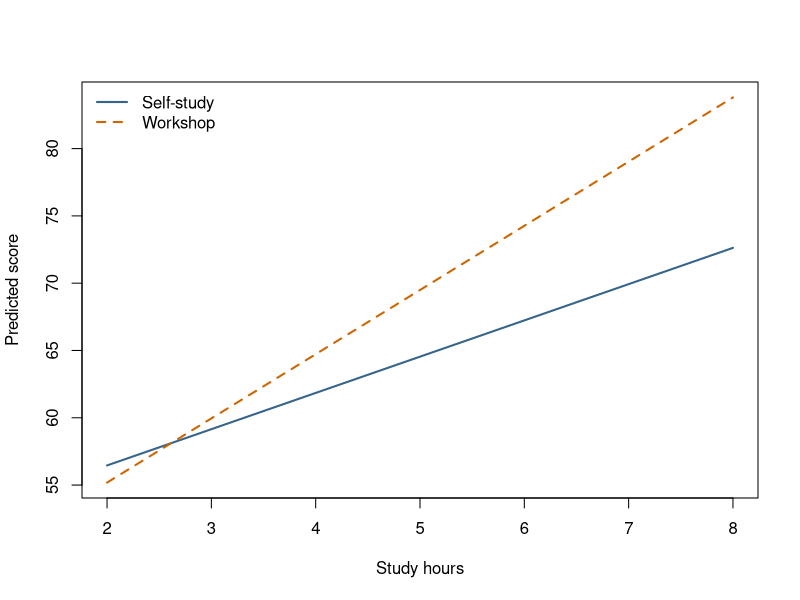
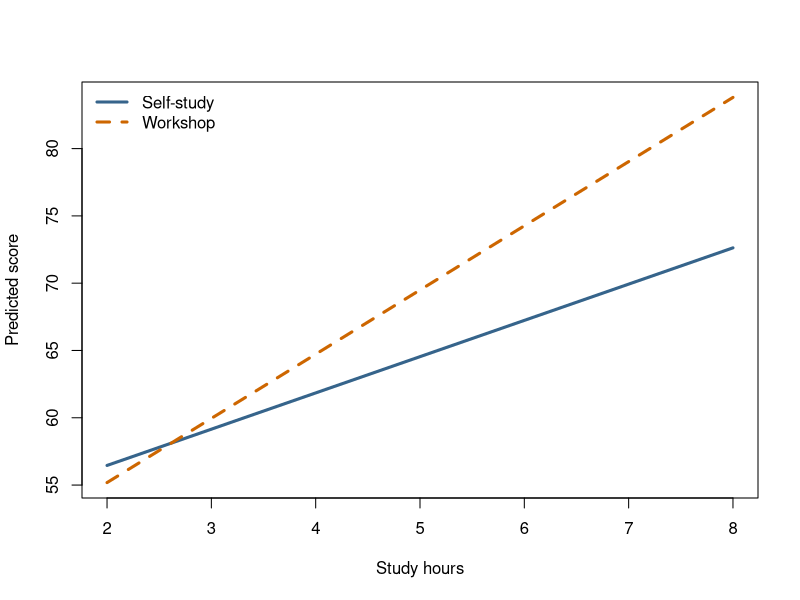

These charts were generated, in order, by the following R code:
## ---- chunk 1
#| label: ex-interaction-data
set.seed(2026)

students <- data.frame(
  hours = runif(120, min = 1, max = 9),
  method = factor(
    rep(c("Self-study", "Workshop"), each = 60),
    levels = c("Self-study", "Workshop")
  )
)

students$hours_centered <- students$hours - 5
workshop <- as.numeric(students$method == "Workshop")

students$score <- 65 +
  3 * students$hours_centered +
  4 * workshop +
  2 * students$hours_centered * workshop +
  rnorm(120, mean = 0, sd = 3)
## ---- chunk 2
#| label: ex-interaction-model
interaction_model <- lm(score ~ hours_centered * method, data = students)
coefficients <- coef(interaction_model)
round(coefficients, 2)
## ---- chunk 3
#| label: ex-interaction-slopes
self_study_slope <- coefficients[["hours_centered"]]
workshop_slope <- self_study_slope +
  coefficients[["hours_centered:methodWorkshop"]]

round(c("Self-study" = self_study_slope, "Workshop" = workshop_slope), 2)
## ---- chunk 4
#| label: ex-interaction-predictions
predictions <- expand.grid(
  hours = c(2, 5, 8),
  method = levels(students$method)
)
predictions$hours_centered <- predictions$hours - 5
predictions$predicted_score <- predict(interaction_model, newdata = predictions)

data.frame(
  hours = predictions$hours,
  method = predictions$method,
  predicted_score = round(predictions$predicted_score, 1)
)
## ---- chunk 5
#| label: ex-interaction-plot
#| fig-width: 6
#| fig-height: 4
#| fig-alt: "Two fitted score lines from two to eight study hours; the workshop line is steeper than the self-study line."
self_study_predictions <- subset(predictions, method == "Self-study")
workshop_predictions <- subset(predictions, method == "Workshop")

plot(predicted_score ~ hours, data = self_study_predictions,
     type = "l", col = "steelblue4", lwd = 2,
     ylim = range(predictions$predicted_score),
     xlab = "Study hours", ylab = "Predicted score")
lines(predicted_score ~ hours, data = workshop_predictions,
      col = "darkorange3", lwd = 2, lty = 2)
legend("topleft", legend = c("Self-study", "Workshop"),
       col = c("steelblue4", "darkorange3"), lwd = 2, lty = c(1, 2), bty = "n")
## ---- chunk 6
#| label: ex-interaction-shiny-preview-data
#| echo: false
shiny_preview_hour <- 8
shiny_preview_predictions <- subset(predictions, hours == shiny_preview_hour)
## ---- chunk 7
#| label: ex-interaction-shiny-preview-plot
#| echo: false
#| fig-width: 7
#| fig-height: 4
#| fig-alt: "Static app preview with a workshop fitted line that is steeper than the self-study fitted line from two to eight study hours."
plot(predicted_score ~ hours, data = self_study_predictions,
     type = "l", col = "steelblue4", lwd = 3,
     ylim = range(predictions$predicted_score),
     xlab = "Study hours", ylab = "Predicted score")
lines(predicted_score ~ hours, data = workshop_predictions,
      col = "darkorange3", lwd = 3, lty = 2)
legend("topleft", legend = c("Self-study", "Workshop"),
       col = c("steelblue4", "darkorange3"), lwd = 3,
       lty = c(1, 2), bty = "n")
